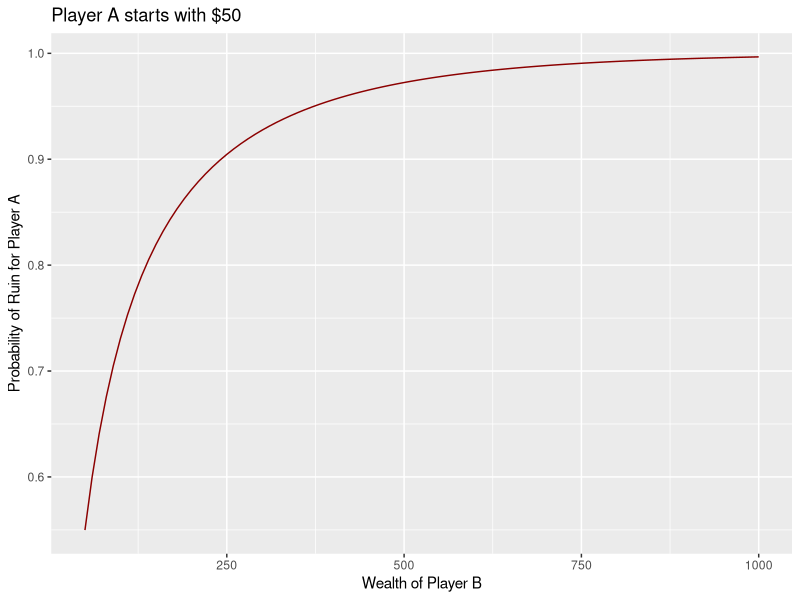
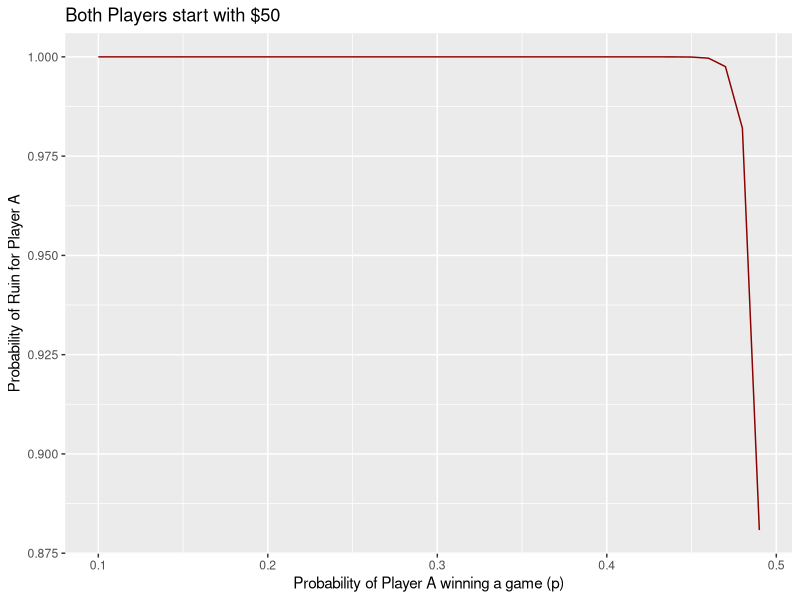

These charts were generated, in order, by the following R code:
## ---- chunk 1
prob_ruin_a <- function(a, b, p) {
  # probability of Player B winning is q
  q = 1 - p # since p + q have to = 1

  # The ratio of q/p, which we used in the solution
  ratio = p/q

  # Numerator of the solution
  num = 1 - ratio^b

  # and Denominator
  den = 1 - ratio ^ (a + b)

  return(num / den)
}
## ---- chunk 2
library(tidyverse)
b_wealth <- c(50, 60, 100, 200, 500, 1000)
b_wealth %>% map_dbl(prob_ruin_a, a = 50, p = 0.499)
## ---- chunk 3
b_wealth <- seq(50, 1000, by = 10)
a_out_b_wealth <- b_wealth %>% map_dbl(prob_ruin_a, a = 50, p = 0.499)

data_frame(b_wealth, p = a_out_b_wealth) %>% 
  ggplot(aes(b_wealth, p)) + geom_line(color = 'darkred') + 
  labs(y = 'Probability of Ruin for Player A', x = 'Wealth of Player B', title = 'Player A starts with $50') 
## ---- chunk 4
prob_p <- seq(.1, .49, by = 0.01)
prob_ruins <- prob_p %>% map_dbl(prob_ruin_a, a = 50, b = 50)
data_frame(prob_p, prob_ruins) %>%
  ggplot(aes(prob_p, prob_ruins)) + geom_line(color = 'darkred') +
  labs(y = 'Probability of Ruin for Player A', x = 'Probability of Player A winning a game (p)', title = 'Both Players start with $50') 
